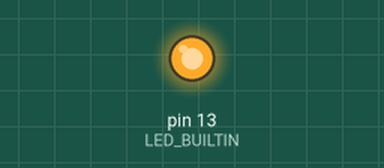
This sketch was run on a simulated Arduino Uno, built with avr-gcc and run on an emulated ATmega328P. Shown: output pins drawn as LEDs (lit = HIGH).

Above: at 0.3 s.
At 48.7 s:
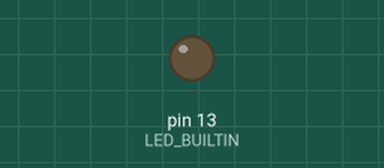
Timing chart, 0 to 50.2 s (numbered marks = the images above):
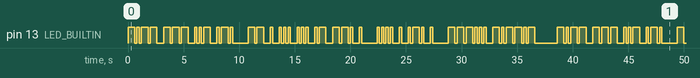

Measured:
- by itself, pin 13 (LED_BUILTIN): moves between LOW and HIGH, repeating every 38.6 s
- by itself, everything shown: repeats every 38.6 s, in 98 steps

The sketch:

Morse.ino
```cpp
/*
  Blink Morse Code

  Turns an LED on and off to signal a Morse Code message, repeatedly.

  Most Arduinos have an on-board LED you can control. On the UNO, MEGA and ZERO
  it is attached to digital pin 13, on MKR1000 on pin 6. LED_BUILTIN is set to
  the correct LED pin independent of which board is used.
  If you want to know what pin the on-board LED is connected to on your Arduino
  model, check the Technical Specs of your board at:
  https://www.arduino.cc/en/Main/Products

  modified  8 May 2014 by Scott Fitzgerald
  modified  2 Sep 2016 by Arturo Guadalupi
  modified  8 Sep 2016 by Colby Newman
  modified 29 Dec 2024 by Dave's Think Tank
    - converted from Blink to S-O-S
  modified 6 Jan 2025 by Dave's Think Tank
    - converted from S-O-S to full Morse Code interpreter

  The original Blink code is in the public domain.

  https://www.arduino.cc/en/Tutorial/BuiltInExamples/Blink
*/

String Message = "your message here :)"; // no capitals

int MorseCode[47][8] = { // character, number of dots and dashes, Morse code for the character, finish with zeroes
                             {'a', 2, 0, 1, 0, 0, 0, 0}, // a
                             {'b', 4, 1, 0, 0, 0, 0, 0}, // b
                             {'c', 4, 1, 0, 1, 0, 0, 0}, // c
                             {'d', 3, 1, 0, 0, 0, 0, 0}, // d
                             {'e', 1, 0, 0, 0, 0, 0, 0}, // e
                             {'f', 4, 0, 0, 1, 0, 0, 0}, // f
                             {'g', 3, 1, 1, 0, 0, 0, 0}, // g
                             {'h', 4, 0, 0, 0, 0, 0, 0}, // h
                             {'i', 2, 0, 0, 0, 0, 0, 0}, // i
                             {'j', 4, 0, 1, 1, 1, 0, 0}, // j
                             {'k', 3, 1, 0, 1, 0, 0, 0}, // k
                             {'l', 4, 0, 1, 0, 0, 0, 0}, // l
                             {'m', 2, 1, 1, 0, 0, 0, 0}, // m
                             {'n', 2, 1, 0, 0, 0, 0, 0}, // n
                             {'o', 3, 1, 1, 1, 0, 0, 0}, // o
                             {'p', 4, 0, 1, 1, 0, 0, 0}, // p
                             {'q', 4, 1, 1, 0, 1, 0, 0}, // q
                             {'r', 3, 0, 1, 0, 0, 0, 0}, // r
                             {'s', 3, 0, 0, 0, 0, 0, 0}, // s
                             {'t', 1, 1, 0, 0, 0, 0, 0}, // t
                             {'u', 3, 0, 0, 1, 0, 0, 0}, // u
                             {'v', 4, 0, 0, 0, 1, 0, 0}, // v
                             {'w', 3, 0, 1, 1, 0, 0, 0}, // w
                             {'x', 4, 1, 0, 0, 1, 0, 0}, // x
                             {'y', 4, 1, 0, 1, 1, 0, 0}, // y
                             {'z', 4, 1, 1, 0, 0, 0, 0}, // z
                             {'1', 5, 0, 1, 1, 1, 1, 0}, // 1
                             {'2', 5, 0, 0, 1, 1, 1, 0}, // 2
                             {'3', 5, 0, 0, 0, 1, 1, 0}, // 3
                             {'4', 5, 0, 0, 0, 0, 1, 0}, // 4
                             {'5', 5, 0, 0, 0, 0, 0, 0}, // 5
                             {'6', 5, 1, 0, 0, 0, 0, 0}, // 6
                             {'7', 5, 1, 1, 0, 0, 0, 0}, // 7
                             {'8', 5, 1, 1, 1, 0, 0, 0}, // 8
                             {'9', 5, 1, 1, 1, 1, 0, 0}, // 9
                             {'0', 5, 1, 1, 1, 1, 1, 0}, // 0
                             {',', 6, 1, 1, 0, 0, 1, 1}, // ,
                             {'.', 6, 0, 1, 0, 1, 0, 1}, // .
                             {'?', 6, 0, 0, 1, 1, 0, 0}, // ?
                             {'"', 6, 0, 1, 0, 0, 1, 0}, // "
                             {':', 6, 1, 1, 1, 0, 0, 0}, // :
                             {'\'',6, 0, 1, 1, 1, 1, 0}, // ' single quote
                             {'-', 6, 1, 0, 0, 0, 0, 1}, // -
                             {'/', 5, 1, 0, 0, 1, 0, 0}, // /
                             {'(', 5, 1, 0, 1, 1, 0, 0}, // (
                             {')', 6, 1, 0, 1, 1, 0, 1}, // )
                             {' ', 0, 0, 0, 0, 0, 0, 0}  //   space

};

// the setup function runs once when you press reset or power the board
void setup() {
  // initialize digital pin LED_BUILTIN as an output.
  pinMode(LED_BUILTIN, OUTPUT);
}

// the loop function runs over and over again forever
void loop() {
int i = 0, j = 0, k = 0;
unsigned long dot = 200; // length of a dot

while (Message[i]) {
  for (j = 0; j < 46; ++j) {
    if (MorseCode[j][0] == Message[i]) break;
  }
  if (j >= 46) delay(2 * dot);                   // space, off for total 7 dots
  else
    for (k = 2; k < 2 + MorseCode[j][1]; ++k) {
      digitalWrite(LED_BUILTIN, HIGH);           // turn the LED on (HIGH is the voltage level)
      delay(MorseCode[j][k] ? 3 * dot: dot);     // wait for a dot or dash
      digitalWrite(LED_BUILTIN, LOW);            // turn the LED off by making the voltage LOW
      delay(dot);                                // off for a dot
    }
    delay (2 * dot);                             // end of letter, off for total 3 dots
  ++i;
}
delay (7 * dot);                                 // end of message, off for total 10 dots
}
```
